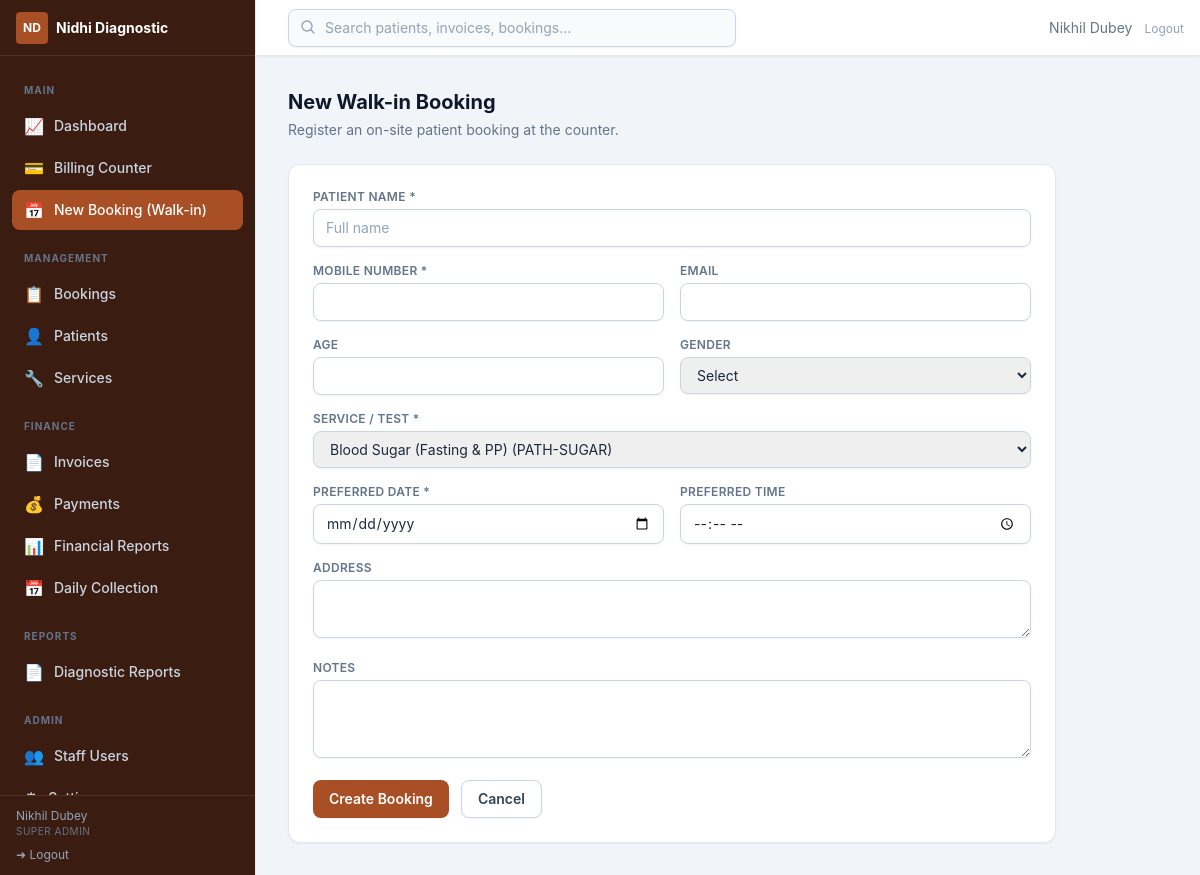
Screenshot of /admin/bookings/new (signed in) with the database file from the repository.
### app/utils/helpers.py (models this page shows, shortened)
class Setting(db.Model):
    __tablename__ = "settings"
    key = db.Column(db.String(64), primary_key=True)
    value = db.Column(db.Text, nullable=False, default="")
    updated_at = db.Column(
        db.DateTime, default=lambda: datetime.now(timezone.utc).replace(tzinfo=None),
        onupdate=lambda: datetime.now(timezone.utc).replace(tzinfo=None),
    )
    updated_by = db.Column(db.Integer, db.ForeignKey("users.id", ondelete="SET NULL"))

### app/models/user.py (models this page shows, shortened)
class TimestampMixin:
    created_at = db.Column(db.DateTime, default=utcnow, nullable=False)
    updated_at = db.Column(db.DateTime, default=utcnow, onupdate=utcnow)

class User(db.Model, TimestampMixin, UserMixin):
    __tablename__ = "users"
    id = db.Column(db.Integer, primary_key=True)
    username = db.Column(db.String(64), unique=True, nullable=False, index=True)
    email = db.Column(db.String(254), unique=True)
    full_name = db.Column(db.String(128), nullable=False)
    password_hash = db.Column(db.String(256), nullable=False)
    role_id = db.Column(db.Integer, db.ForeignKey("roles.id"), nullable=False)
    is_active = db.Column(db.Boolean, default=True, nullable=False)
    last_login_at = db.Column(db.DateTime)
    role = db.relationship("Role", lazy="selectin")
    def has_permission(self, *codes) -> bool:
        if not self.role:
            return False
        if self.role.name == "super_admin":
            return True
        return bool(set(codes) & self.role.codes)

class Role(db.Model):
    __tablename__ = "roles"
    id = db.Column(db.Integer, primary_key=True)
    name = db.Column(db.String(32), unique=True, nullable=False, index=True)
    label = db.Column(db.String(64))
    permissions = db.relationship(
        "Permission", secondary="role_permissions", back_populates="roles",
        lazy="selectin",
    )

### app/admin/bookings.py (the view, shortened to what this page needs)
@bookings_bp.route("/new", methods=["GET", "POST"])
@login_required
@permission_required("bookings.manage")
def create():
    form = BookingEditForm()
    form.service_id.choices = _service_choices()
    return render_template("admin/bookings/create.html", form=form)

### app/admin/bookings.py
class BookingEditForm(FlaskForm):
    patient_name = StringField(validators=[DataRequired(), Length(2, 128)])
    mobile = StringField(validators=[DataRequired(), Regexp(r"^[6-9]\d{9}$")])
    email = EmailField(validators=[Optional(), Length(max=254)])
    age = IntegerField(validators=[Optional(), NumberRange(0, 120)])
    gender = SelectField(choices=[("", "Select"), ("male", "Male"),
                                  ("female", "Female"), ("other", "Other")])
    service_id = SelectField(coerce=int, validators=[DataRequired()])
    preferred_date = DateField(validators=[DataRequired()])
    preferred_time = TimeField(validators=[Optional()])
    address = TextAreaField(validators=[Optional(), Length(max=500)])
    notes = TextAreaField(validators=[Optional(), Length(max=1000)])

### app/admin/bookings.py (called while the page is built)
def _service_choices():
    services = Service.query.filter_by(is_active=True).order_by(Service.name).all()
    return [(s.id, f"{s.name} ({s.code})") for s in services]

### app/models/user.py (called while the page is built)
@login_manager.user_loader
def load_user(user_id):
    return db.session.get(User, int(user_id))

### app/utils/helpers.py (called while the page is built)
def get_setting(key, default=""):
    row = db.session.get(Setting, key)
    if row is not None:
        return row.value
    return SETTING_DEFAULTS.get(key, default)

def permission_required(*permissions):
    def decorator(view):
        @wraps(view)
        def wrapped(*args, **kwargs):
            if not current_user.is_authenticated:
                return redirect(url_for("auth.login", next=request.url))
            if not current_user.has_permission(*permissions):
                abort(403)
            return view(*args, **kwargs)
        return wrapped
    return decorator

### app/templates/admin/bookings/create.html (shortened to what this page needs)
{% extends "admin/base.html" %}
{% block content %}
<h1 class="text-xl font-bold text-slate-900">New Walk-in Booking</h1>
<p class="mt-1 text-sm text-slate-500">Register an on-site patient booking at the counter.</p>
<form method="post" class="card mt-6 grid max-w-3xl gap-4 p-6 sm:grid-cols-2" novalidate>
  <div class="sm:col-span-2">
    <label class="label">Patient Name *</label>
    {{ form.patient_name(class="input", placeholder="Full name") }}
  </div>
  <div>
    <label class="label">Mobile Number *</label>
    {{ form.mobile(class="input", inputmode="numeric") }}
  </div>
  <div>
    <label class="label">Email</label>
    {{ form.email(class="input") }}
  </div>
  <div>
    <label class="label">Age</label>
    {{ form.age(class="input", type="number", min=0, max=120) }}
  </div>
  <div>
    <label class="label">Gender</label>
    {{ form.gender(class="input") }}
  </div>
  <div class="sm:col-span-2">
    <label class="label">Service / Test *</label>
    {{ form.service_id(class="input") }}
  </div>
  <div>
    <label class="label">Preferred Date *</label>
    {{ form.preferred_date(class="input") }}
  </div>
  <div>
    <label class="label">Preferred Time</label>
    {{ form.preferred_time(class="input") }}
  </div>
  <div class="sm:col-span-2">
    <label class="label">Address</label>
    {{ form.address(class="input", rows=2) }}
  </div>
  <div class="sm:col-span-2">
    <label class="label">Notes</label>
    {{ form.notes(class="input", rows=3) }}
  </div>
  <div class="flex gap-3 sm:col-span-2">
    <button type="submit" class="btn-primary">Create Booking</button>
    <a href="{{ url_for('bookings.index') }}" class="btn-secondary">Cancel</a>
  </div>
</form>
{% endblock %}

### app/templates/admin/base.html (shortened to what this page needs)
{% extends "base.html" %}
{% block body %}
<div class="flex h-screen bg-slate-100" x-data="{ sidebar: window.innerWidth >= 1024 }"
     @resize.window="sidebar = window.innerWidth >= 1024"
     @keydown.escape.window="if (window.innerWidth < 1024) sidebar = false">
  <aside class="fixed inset-y-0 left-0 z-30 flex w-64 flex-col border-r border-slate-200 bg-brand-950 text-slate-200 transition-transform duration-300 ease-in-out lg:translate-x-0"
         :class="sidebar ? 'translate-x-0' : '-translate-x-full'">
    <div class="flex h-14 items-center justify-between gap-2 border-b border-white/10 px-4">
      <div class="flex min-w-0 items-center gap-2">
        <span class="flex h-8 w-8 flex-none items-center justify-center rounded bg-brand-700 text-xs font-bold text-white">ND</span>
        <span class="truncate text-sm font-bold text-white">{{ center_name() }}</span>
      </div>
    </div>
    <nav class="flex-1 space-y-0.5 overflow-y-auto p-3 text-sm">
      {% macro nav_item(href, label, icon, perm='dashboard.view') -%}
        {% if current_user.has_permission(perm) %}
        <a href="{{ href }}" @click="if (window.innerWidth < 1024) sidebar = false" class="flex items-center gap-2.5 rounded-lg px-3 py-2 font-medium transition
          {% if request.path.rstrip('/') == href.rstrip('/') %}bg-brand-700 text-white{% else %}text-slate-300 hover:bg-white/5 hover:text-white{% endif %}">
          <span class="text-base">{{ icon | safe }}</span>{{ label }}
        </a>
        {% endif %}
      {%- endmacro %}
      <p class="px-3 pt-3 pb-1 text-[10px] font-bold uppercase tracking-widest text-slate-500">Main</p>
      {{ nav_item(url_for('admin_dash.dashboard'), 'Dashboard', '&#128200;') }}
      {{ nav_item(url_for('billing.counter'), 'Billing Counter', '&#128179;', 'billing.manage') }}
      {{ nav_item(url_for('bookings.create'), 'New Booking (Walk-in)', '&#128197;', 'bookings.manage') }}
      <p class="px-3 pt-4 pb-1 text-[10px] font-bold uppercase tracking-widest text-slate-500">Management</p>
      {{ nav_item(url_for('bookings.index'), 'Bookings', '&#128203;', 'bookings.manage') }}
      {{ nav_item(url_for('patients.index'), 'Patients', '&#128100;', 'patients.manage') }}
      {{ nav_item(url_for('services.index'), 'Services', '&#128295;', 'services.manage') }}
      <p class="px-3 pt-4 pb-1 text-[10px] font-bold uppercase tracking-widest text-slate-500">Finance</p>
      {{ nav_item(url_for('invoices.index'), 'Invoices', '&#128196;', 'billing.manage') }}
      {{ nav_item(url_for('payments.index'), 'Payments', '&#128176;', 'payments.manage') }}
      {{ nav_item(url_for('finreports.index'), 'Financial Reports', '&#128202;', 'finreports.view') }}
      {{ nav_item(url_for('finreports.daily_collection'), 'Daily Collection', '&#128197;', 'finreports.view') }}
      <p class="px-3 pt-4 pb-1 text-[10px] font-bold uppercase tracking-widest text-slate-500">Reports</p>
      {{ nav_item(url_for('reports.index'), 'Diagnostic Reports', '&#128196;', 'reports.manage') }}
      <p class="px-3 pt-4 pb-1 text-[10px] font-bold uppercase tracking-widest text-slate-500">Admin</p>
      {{ nav_item(url_for('users.index'), 'Staff Users', '&#128101;', 'users.manage') }}
      {{ nav_item(url_for('settings.index'), 'Settings', '&#9881;', 'settings.manage') }}
    </nav>
    <div class="border-t border-white/10 px-4 py-3">
      <div class="text-xs text-slate-400 truncate">{{ current_user.full_name }}</div>
      <div class="text-[10px] uppercase tracking-wider text-slate-500">{{ current_user.role.label if current_user.role else current_user.role_name }}</div>
      <a href="{{ url_for('auth.logout') }}" class="mt-2 flex items-center gap-1.5 text-xs text-slate-400 hover:text-white">
        &#10140; Logout
      </a>
    </div>
  </aside>
  <div class="flex flex-1 flex-col pl-0 lg:pl-64">
    <header class="sticky top-0 z-20 flex h-14 items-center justify-between border-b border-slate-200 bg-white px-4 shadow-sm">
      <div class="relative ml-4 hidden max-w-md flex-1 sm:block" x-data="globalSearch()">
        <input type="text" x-model="q" @input.debounce.350ms="doSearch()"
               placeholder="Search patients, invoices, bookings..." class="input w-full bg-slate-50 pl-9" />
        <svg class="absolute left-3 top-2.5 h-4 w-4 text-slate-400" fill="none" stroke="currentColor" stroke-width="2" viewBox="0 0 24 24"><path stroke-linecap="round" stroke-linejoin="round" d="M21 21l-5.197-5.197m0 0A7.5 7.5 0 105.196 5.196a7.5 7.5 0 0010.607 10.607z"/></svg>
      </div>
      <div class="flex items-center gap-3 text-sm">
        <span class="hidden text-slate-500 md:inline">{{ current_user.full_name }}</span>
        <form method="post" action="{{ url_for('auth.logout') }}">
          <button type="submit" class="text-xs text-slate-400 hover:text-red-600">Logout</button>
        </form>
      </div>
    </header>
    <div class="flex-1 overflow-y-auto p-4 sm:p-6 lg:p-8">
      {% block content %}{% endblock %}
    </div>
  </div>
</div>
{% endblock %}

### rows the page displays
Setting: value "Nidhi Diagnostic"
User: full_name "Nikhil Dubey"
Role: role "SUPER ADMIN"

### other values shown
{{ label }} "Dashboard Billing Counter New Booking (Walk-in) Bookings Patients Services Invoices Payments Financial Reports Daily Collection Diagnostic Reports Staff Users"
